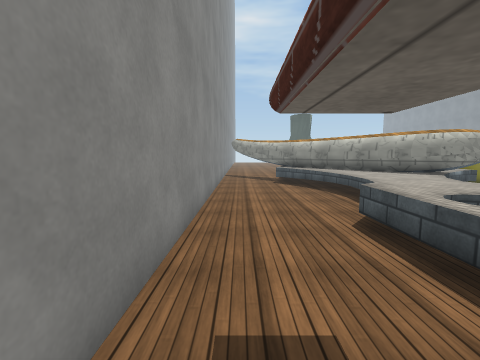
[1] (above)

16 first-person views from a walk through a 3-D level made in the Unity game engine. The camera is 1.5 m above the floor, tilts 6° down and sees 90° across. The floor is counted in squares, 1 m on a side. Each view is taken from the middle of a square. On the plan, view 1 faces up. The plan holds only what a view shows up to about 13 squares ahead; the rest is blank. The place goes on beyond the plan. The player is left out. Some surface patterns are stand-ins.

[2]
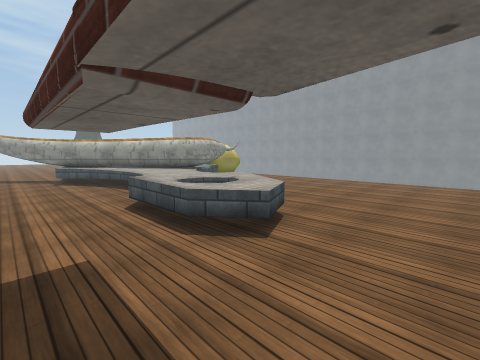

[3]
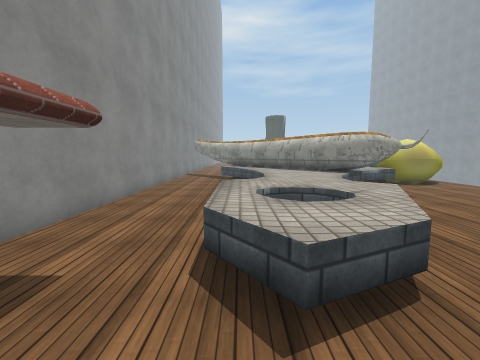

[4]
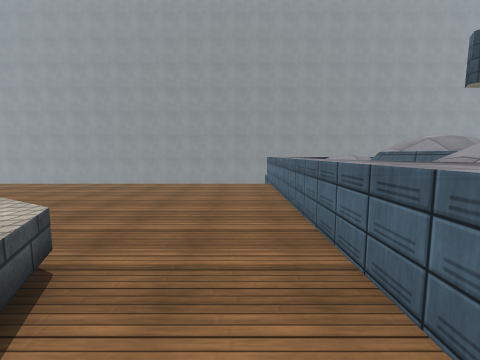

[5]
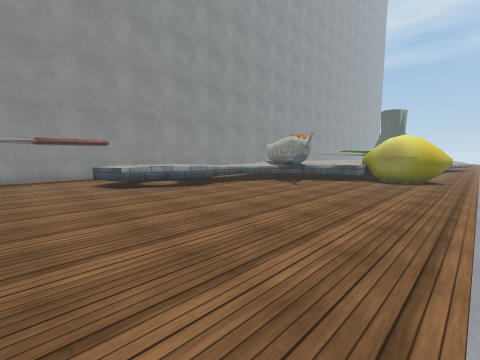

[6]
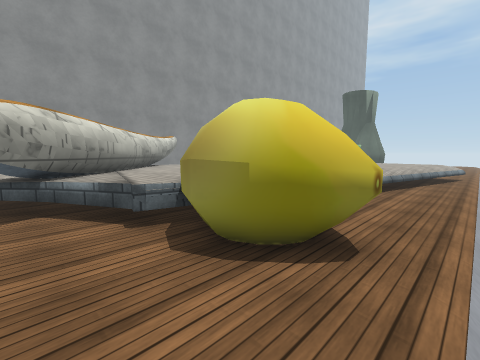

[7]
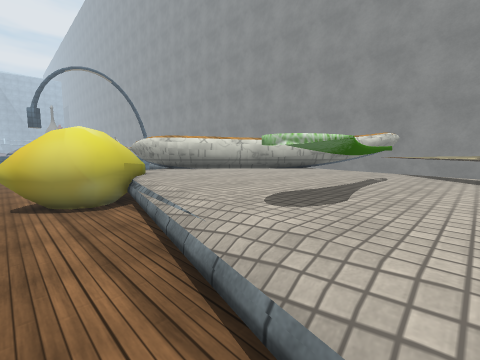

[8]
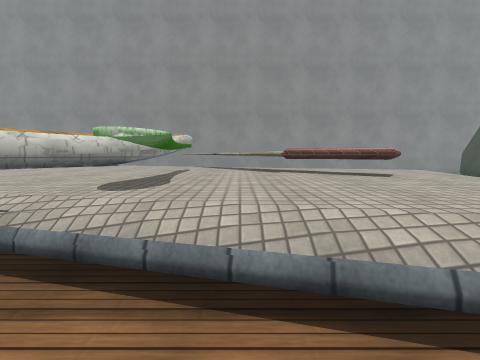

[9]
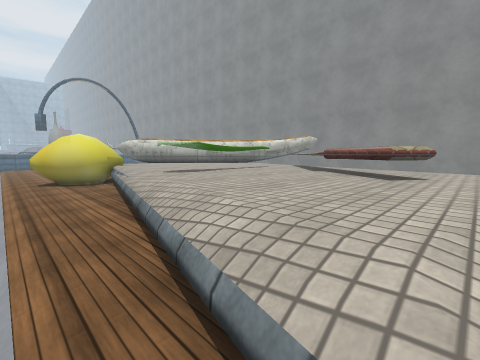

[10]
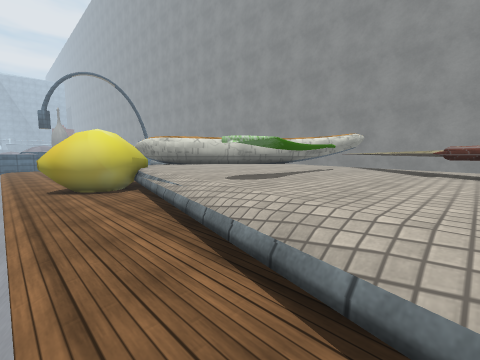

[11]
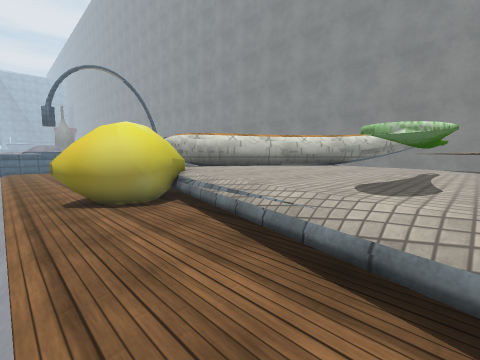

[12]
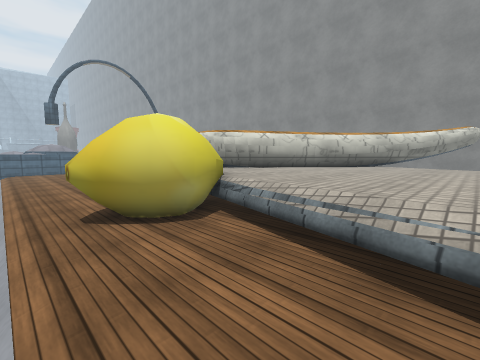

[13]
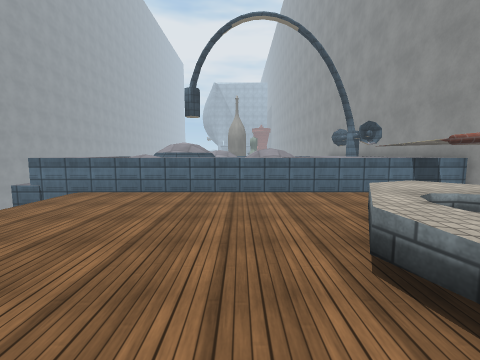

[14]
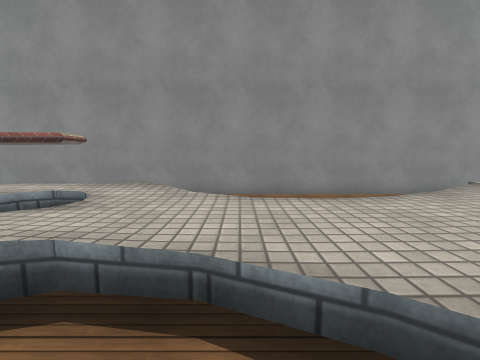

[15]
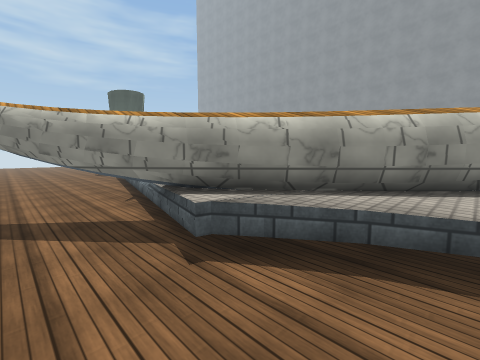

[16]
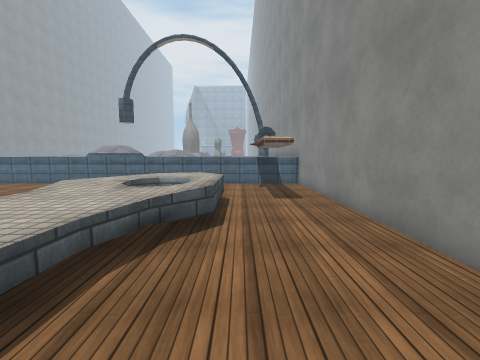

### Floor plan
Key: @ floor where view 1 was taken; # wall or solid block; . floor; / step, stairs or slope; = window, fence, low wall or low ledge; ^ raised ledge; O other object.
Columns run from 1 left of view 1 to 17 right of it. Each row starts with its distance up from view 1.
 26 #...   ^^^^^^^^^/
 25 #....  ^^^^^^^^^/
 24 #..... ^^#^^^^^^/
 23 #.....^^^^^^^^^./
 22 #.....^^^^^^^^^./
 21 #....^^^^^^^^^^./
 20 #....^^^^^^O^^^./
 19 #....^^OOOOO#O../
 18 #...^^^^^^^^^^../
 17 ###.^^^^^^^^^^../
 16 #.##^^^^^^^^^^../
 15 #..##^^^^^^^^.../
 14 #..###^^^^^^OO../
 13 #..^###^^^^^OOOO/
 12 #...^###^^^OOOOO/
 11 #...^^###^^^.OO./
 10 #....^^###^...../
  9 #....^^^###...../
  8 #....^^^^......./
  7 #....^^^......../
  6 #....^^^......../
  5 #...^^^^......../
  4 #...^.^^......../
  3 #...^^^^......../
  2 #...^^^........./
  1 #...^^........../
  0 #@............../
 -1 #.............../
 -2 #.............../
 -3 #^=^^^^^^^^^^^^^^^^
 -4 #     ^^^      ^
 -5 #^^^^^^^^     ^^^^

Where each view was taken, in squares from view 1:
view 1: 0 up, 0 right, facing up
view 2: 2 down, 0 right, facing up-right
view 3: 1 down, 3 right, facing up
view 4: 1 down, 2 right, facing right
view 5: 2 down, 15 right, facing up-left
view 6: 9 up, 15 right, facing up-left
view 7: 21 up, 14 right, facing down-left
view 8: 21 up, 15 right, facing left
view 9: 26 up, 15 right, facing down-left
view 10: 23 up, 15 right, facing down-left
view 11: 20 up, 15 right, facing down-left
view 12: 18 up, 15 right, facing down-left
view 13: 7 up, 8 right, facing down
view 14: 7 up, 8 right, facing left
view 15: 10 up, 0 right, facing up-right
view 16: 10 up, 2 right, facing down
